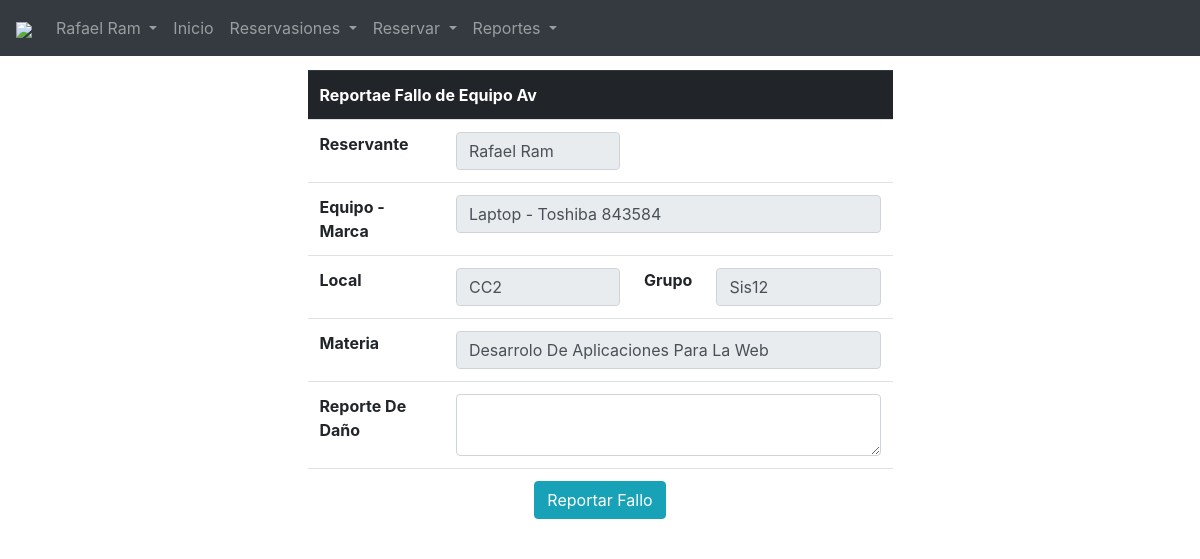
/pagUs/indexu.php?pg=repote.php&iddetalle=12 (signed in), run on the app's committed database.
### tables this page shows
CREATE TABLE `usuario` (
  `iduser` varchar(200) NOT NULL,
  `nombre` varchar(100) NOT NULL,
  `apellido` varchar(100) NOT NULL,
  `pass` varchar(100) NOT NULL,
  `dep` int(11) NOT NULL,
  `tipo` int(11) NOT NULL,
  PRIMARY KEY (`iduser`),
  KEY `FK_usuariodep` (`dep`),
  KEY `FK_usuariotip` (`tipo`),
  CONSTRAINT `FK_usuariodep` FOREIGN KEY (`dep`) REFERENCES `departamento` (`iddep`),
  CONSTRAINT `FK_usuariotip` FOREIGN KEY (`tipo`) REFERENCES `tipous` (`idtipo`)
);

CREATE TABLE `detalle` (
  `iddetalle` int(15) NOT NULL AUTO_INCREMENT,
  `reservate` varchar(200) DEFAULT NULL,
  `equipores` int(11) DEFAULT NULL,
  `localres` int(11) DEFAULT NULL,
  `horai` time DEFAULT NULL,
  `horaf` time DEFAULT NULL,
  `fecha` date DEFAULT NULL,
  `grupores` int(11) DEFAULT NULL,
  `ciclo` varchar(5) DEFAULT NULL,
  `materiares` int(11) DEFAULT NULL,
  `estadores` varchar(100) DEFAULT NULL,
  PRIMARY KEY (`iddetalle`),
  KEY `FK_detalle` (`localres`),
  KEY `FK_detalleeq` (`equipores`),
  KEY `FK_detalleus` (`reservate`),
  KEY `FK_detallemateria` (`materiares`),
  KEY `FK_detallegrupo` (`grupores`),
  CONSTRAINT `FK_detalle` FOREIGN KEY (`localres`) REFERENCES `local` (`idlocal`),
  CONSTRAINT `FK_detalleeq` FOREIGN KEY (`equipores`) REFERENCES `equipoav` (`idequipo`),
  CONSTRAINT `FK_detallegrupo` FOREIGN KEY (`grupores`) REFERENCES `grupo` (`idgrupo`),
  CONSTRAINT `FK_detallemateria` FOREIGN KEY (`materiares`) REFERENCES `materia` (`idmat`),
  CONSTRAINT `FK_detalleus` FOREIGN KEY (`reservate`) REFERENCES `usuario` (`iduser`)
);

CREATE TABLE `equipoav` (
  `idequipo` int(11) NOT NULL AUTO_INCREMENT,
  `equipo` varchar(200) NOT NULL,
  `marcaeq` int(11) NOT NULL,
  `numerodeserie` varchar(100) NOT NULL,
  `fechaingreso` date NOT NULL,
  `estado` varchar(100) NOT NULL,
  `caracteristicas` varchar(500) NOT NULL,
  `departamentos` int(11) NOT NULL,
  PRIMARY KEY (`idequipo`),
  KEY `FK_equipoavde` (`departamentos`),
  KEY `FK_equipoavmarca` (`marcaeq`),
  CONSTRAINT `FK_equipoavde` FOREIGN KEY (`departamentos`) REFERENCES `departamento` (`iddep`),
  CONSTRAINT `FK_equipoavmarca` FOREIGN KEY (`marcaeq`) REFERENCES `marca` (`idmarca`)
);

CREATE TABLE `marca` (
  `idmarca` int(11) NOT NULL AUTO_INCREMENT,
  `modelo` varchar(100) NOT NULL,
  `marca` varchar(100) DEFAULT NULL,
  PRIMARY KEY (`idmarca`),
  KEY `FK_marca` (`marca`)
);

CREATE TABLE `local` (
  `idlocal` int(11) NOT NULL AUTO_INCREMENT,
  `local` varchar(200) NOT NULL,
  PRIMARY KEY (`idlocal`)
);

CREATE TABLE `grupo` (
  `idgrupo` int(11) NOT NULL AUTO_INCREMENT,
  `grupo` varchar(100) NOT NULL,
  `seccion` varchar(100) NOT NULL,
  PRIMARY KEY (`idgrupo`)
);

CREATE TABLE `materia` (
  `idmat` int(11) NOT NULL AUTO_INCREMENT,
  `materia` varchar(100) DEFAULT NULL,
  PRIMARY KEY (`idmat`)
);

### pagUs/repote.php (the view, shortened to what this page needs)
<?php
$iddetalle = $_GET["iddetalle"];
$sql="SELECT iddetalle, reservate, nombre, apellido, equipores, equipo, marcaeq, localres, local, horai, horaf, fecha, grupores, grupo, ciclo, materia, estadores
FROM detalle
INNER JOIN equipoav ON equipoav.idequipo = detalle.equipores
INNER JOIN marca ON marca.idmarca = equipoav.idequipo
INNER JOIN usuario ON usuario.iduser = detalle.reservate
INNER JOIN grupo on grupo.idgrupo = detalle.grupores
INNER JOIN local ON local.idlocal = detalle.localres
INNER JOIN materia ON materia.idmat = detalle.materiares
WHERE iddetalle = '$iddetalle'";
$results=$conn->query($sql);
$fila=$results->fetch_assoc();
$idgrupo = $fila["localres"];
$sqlG = "select * from grupo where idgrupo = '$idgrupo'";
$resultsG=$conn->query($sqlG);
$filaG=$resultsG->fetch_assoc();
$idequipo = $fila["equipores"];
$sqlE = "select idequipo, marcaeq, marca, numerodeserie
from equipoav
inner join marca on marca.idmarca = equipoav.idequipo where idequipo = '$idequipo'";
$resultsE=$conn->query($sqlE);
$filaE=$resultsE->fetch_assoc();
?>
<table class="table table-hover table-full">
<form method="post">
<tr class="thead-dark">
<th colspan=10>Reportae Fallo de Equipo Av</th>
</tr>
<tr><th>Reservante</th>
<td colspan=>
<input type="text" class="form-control" readonly="readonly" value="<?php echo "$fila[nombre] $fila[apellido]"; ?>" />
</td>
<td><td>
</tr>
<tr>
<th>Equipo - Marca</th>
<td colspan=3>
<input type="text" class="form-control" readonly="readonly" value="<?php echo "$fila[equipo] - $filaE[marca] $filaE[numerodeserie]"; ?>" />
</tr>
<tr>
<th>Local</th>
<td>
<input type="text" class="form-control" readonly="readonly" value="<?php echo "$fila[local]"; ?>" />
</td>
<th>Grupo</th>
<td>
<input type="text" class="form-control" readonly="readonly" value="<?php echo "$fila[grupo] $filaG[seccion]"; ?>" />
</td>
</tr>
<tr>
<th>Materia</th>
<td colspan=3>
<input type="text" class="form-control" readonly="readonly" value="<?php echo "$fila[materia]"; ?>" />
</td>
</tr>
<tr>
<th>Reporte De Daño</th>
<td colspan=3>
<textarea name="reporte" class="form-control">
</textarea>
</td>
</tr>
<tr>
<th colspan=10><center><input type="submit" name="rep" class="btn btn-info" value="Reportar Fallo" /></th>
</tr>
</form>
</table>

### pagUs/nav.php (shortened to what this page needs)
<?php
if (!isset($_SESSION["id_us"])) {
}else{
$id = $_SESSION['id_us'];
}
 ?>
<!DOCTYPE HTML>
<html language="es">
<head>
<link rel="stylesheet" href="../css/bootstrap.min.css" type="text/css" />
<link rel="stylesheet" href="../css/bootstrap-grid.min.css" type="text/css" />
</head>
<nav class="navbar navbar-expand-md bg-dark navbar-dark fixed-top">
 <a class="navbar-brand" href="#"><img src="../img/logo-new-white.png" style="width: 180px;" /></a>
   <div class="collapse navbar-collapse" id="collapsibleNavbar">
 <ul class="navbar-nav">
           <li class="nav-item dropdown">
               <a class="nav-link dropdown-toggle" href="#" id="navbardrop" data-toggle="dropdown">
                 <?php
                 $sql="SELECT *
                       FROM usuario
                       where iduser = '$id'";
                 $results=$conn->query($sql);
                 $fila=$results->fetch_assoc();
                 echo "$fila[nombre] $fila[apellido]";
                  ?>
               </a>
             </li>
   <li class="nav-item">
     <a class="nav-link" href="indexu.php">Inicio</a>
   </li>
       <li class="nav-item dropdown">
           <a class="nav-link dropdown-toggle" href="#" id="navbardrop" data-toggle="dropdown">
			Reservasiones
           </a>
         </li>
         <li class="nav-item dropdown">
             <a class="nav-link dropdown-toggle" href="#" id="navbardrop" data-toggle="dropdown">
              Reservar
             </a>
           </li>
           <li class="nav-item dropdown">
               <a class="nav-link dropdown-toggle" href="#" id="navbardrop" data-toggle="dropdown">
                Reportes
               </a>
             </li>
   </ul>
 </div>
 </nav>
  <div class="container-fluid" style="margin-top:70px">

### data on the page
usuario: nombre "Rafael", apellido "Ram"
detalle: reservate.apellido "Rafael Ram", equipores.numerodeserie "Laptop - Toshiba 843584", localres.local "CC2", grupores.grupo "Sis12", materiares.materia "Desarrolo De Aplicaciones Para La Web"
